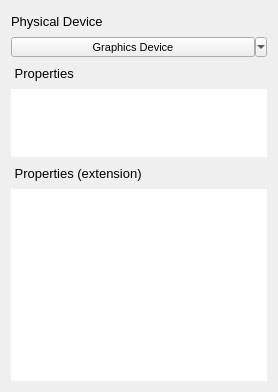
           <widget class="QWidget" name="page">
            <layout class="QVBoxLayout" name="verticalLayout" stretch="0,0,0,0,0,1">
             <item>
              <layout class="QHBoxLayout" name="horizontalLayout_11">
               <item>
                <widget class="QLabel" name="propertiesTitleLabel_2">
                 <property name="font">
                  <font>
                   <family>Segoe UI</family>
                   <pointsize>10</pointsize>
                   <weight>50</weight>
                   <italic>false</italic>
                   <bold>false</bold>
                  </font>
                 </property>
                 <property name="styleSheet">
                  <string notr="true"/>
                 </property>
                 <property name="text">
                  <string>Physical Device</string>
                 </property>
                 <property name="headerLabel" stdset="0">
                  <bool>true</bool>
                 </property>
                </widget>
               </item>
               <item>
                <spacer name="horizontalSpacer_9">
                 <property name="orientation">
                  <enum>Qt::Horizontal</enum>
                 </property>
                 <property name="sizeHint" stdset="0">
                  <size>
                   <width>40</width>
                   <height>20</height>
                  </size>
                 </property>
                </spacer>
               </item>
              </layout>
             </item>
             <item>
              <widget class="QToolButton" name="deviceButton">
               <property name="sizePolicy">
                <sizepolicy hsizetype="Expanding" vsizetype="Preferred">
                 <horstretch>0</horstretch>
                 <verstretch>0</verstretch>
                </sizepolicy>
               </property>
               <property name="maximumSize">
                <size>
                 <width>16777215</width>
                 <height>16777215</height>
                </size>
               </property>
               <property name="font">
                <font>
                 <family>Segoe UI</family>
                 <pointsize>8</pointsize>
                </font>
               </property>
               <property name="styleSheet">
                <string notr="true">text-align: center;</string>
               </property>
               <property name="text">
                <string>Graphics Device</string>
               </property>
               <property name="icon">
                <iconset>
                 <normaloff>://icons/agp.png</normaloff>://icons/agp.png</iconset>
               </property>
               <property name="iconSize">
                <size>
                 <width>32</width>
                 <height>32</height>
                </size>
               </property>
               <property name="checkable">
                <bool>false</bool>
               </property>
               <property name="checked">
                <bool>false</bool>
               </property>
               <property name="autoExclusive">
                <bool>false</bool>
               </property>
               <property name="popupMode">
                <enum>QToolButton::MenuButtonPopup</enum>
               </property>
               <property name="toolButtonStyle">
                <enum>Qt::ToolButtonTextBesideIcon</enum>
               </property>
               <property name="graphics_device_selector" stdset="0">
                <bool>false</bool>
               </property>
              </widget>
             </item>
             <item>
              <layout class="QHBoxLayout" name="horizontalLayout_2">
               <item>
                <widget class="QLabel" name="propertiesTitleLabel">
                 <property name="font">
                  <font>
                   <family>Segoe UI</family>
                   <pointsize>10</pointsize>
                   <weight>50</weight>
                   <italic>false</italic>
                   <bold>false</bold>
                  </font>
                 </property>
                 <property name="styleSheet">
                  <string notr="true"/>
                 </property>
                 <property name="text">
                  <string> Properties</string>
                 </property>
                 <property name="headerLabel" stdset="0">
                  <bool>true</bool>
                 </property>
                </widget>
               </item>
               <item>
                <spacer name="horizontalSpacer_2">
                 <property name="orientation">
                  <enum>Qt::Horizontal</enum>
                 </property>
                 <property name="sizeHint" stdset="0">
                  <size>
                   <width>40</width>
                   <height>20</height>
                  </size>
                 </property>
                </spacer>
               </item>
              </layout>
             </item>
             <item>
              <widget class="QTableWidget" name="propertiesTableWidget">
               <property name="frameShape">
                <enum>QFrame::NoFrame</enum>
               </property>
               <property name="sizeAdjustPolicy">
                <enum>QAbstractScrollArea::AdjustToContents</enum>
               </property>
               <property name="editTriggers">
                <set>QAbstractItemView::NoEditTriggers</set>
               </property>
               <property name="alternatingRowColors">
                <bool>true</bool>
               </property>
               <attribute name="horizontalHeaderVisible">
                <bool>false</bool>
               </attribute>
               <attribute name="horizontalHeaderCascadingSectionResizes">
                <bool>false</bool>
               </attribute>
               <attribute name="horizontalHeaderStretchLastSection">
                <bool>true</bool>
               </attribute>
               <column>
                <property name="text">
                 <string>Property</string>
                </property>
               </column>
               <column>
                <property name="text">
                 <string>Value</string>
                </property>
               </column>
              </widget>
             </item>
             <item>
              <layout class="QHBoxLayout" name="horizontalLayout_14">
               <item>
                <widget class="QLabel" name="propertiesTitleLabel_3">
                 <property name="font">
                  <font>
                   <family>Segoe UI</family>
                   <pointsize>10</pointsize>
                   <weight>50</weight>
                   <italic>false</italic>
                   <bold>false</bold>
                  </font>
                 </property>
                 <property name="styleSheet">
                  <string notr="true"/>
                 </property>
                 <property name="text">
                  <string> Properties (extension)</string>
                 </property>
                 <property name="headerLabel" stdset="0">
                  <bool>true</bool>
                 </property>
                </widget>
               </item>
               <item>
                <spacer name="horizontalSpacer_14">
                 <property name="orientation">
                  <enum>Qt::Horizontal</enum>
                 </property>
                 <property name="sizeHint" stdset="0">
                  <size>
                   <width>40</width>
                   <height>20</height>
                  </size>
                 </property>
                </spacer>
               </item>
              </layout>
             </item>
             <item>
              <widget class="QTableWidget" name="propertiesExtTableWidget">
               <property name="frameShape">
                <enum>QFrame::NoFrame</enum>
               </property>
               <property name="editTriggers">
                <set>QAbstractItemView::NoEditTriggers</set>
               </property>
               <property name="alternatingRowColors">
                <bool>true</bool>
               </property>
               <attribute name="horizontalHeaderVisible">
                <bool>false</bool>
               </attribute>
               <attribute name="horizontalHeaderCascadingSectionResizes">
                <bool>false</bool>
               </attribute>
               <attribute name="horizontalHeaderStretchLastSection">
                <bool>true</bool>
               </attribute>
               <column>
                <property name="text">
                 <string>Property</string>
                </property>
               </column>
               <column>
                <property name="text">
                 <string>Value</string>
                </property>
               </column>
              </widget>
             </item>
            </layout>
           </widget>
